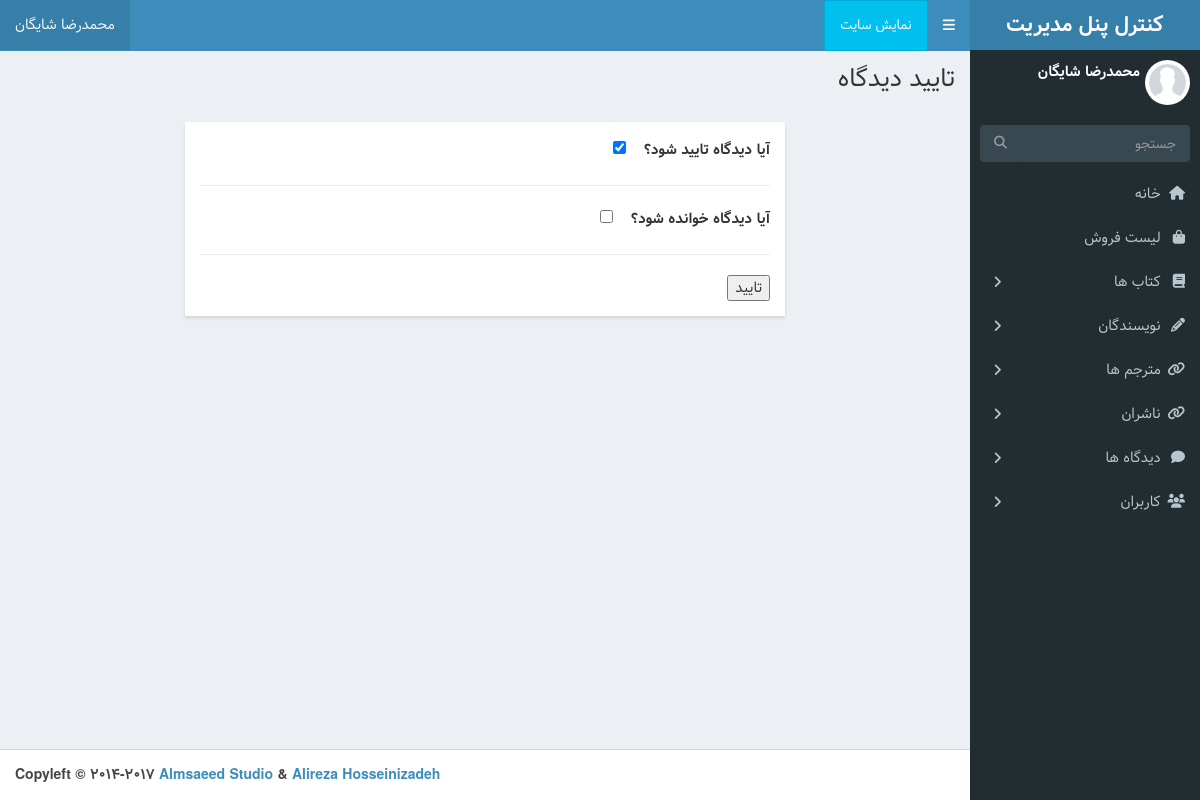
Before: /admin-dashboard/author-comment_active/3 (signed in) with the older database file.
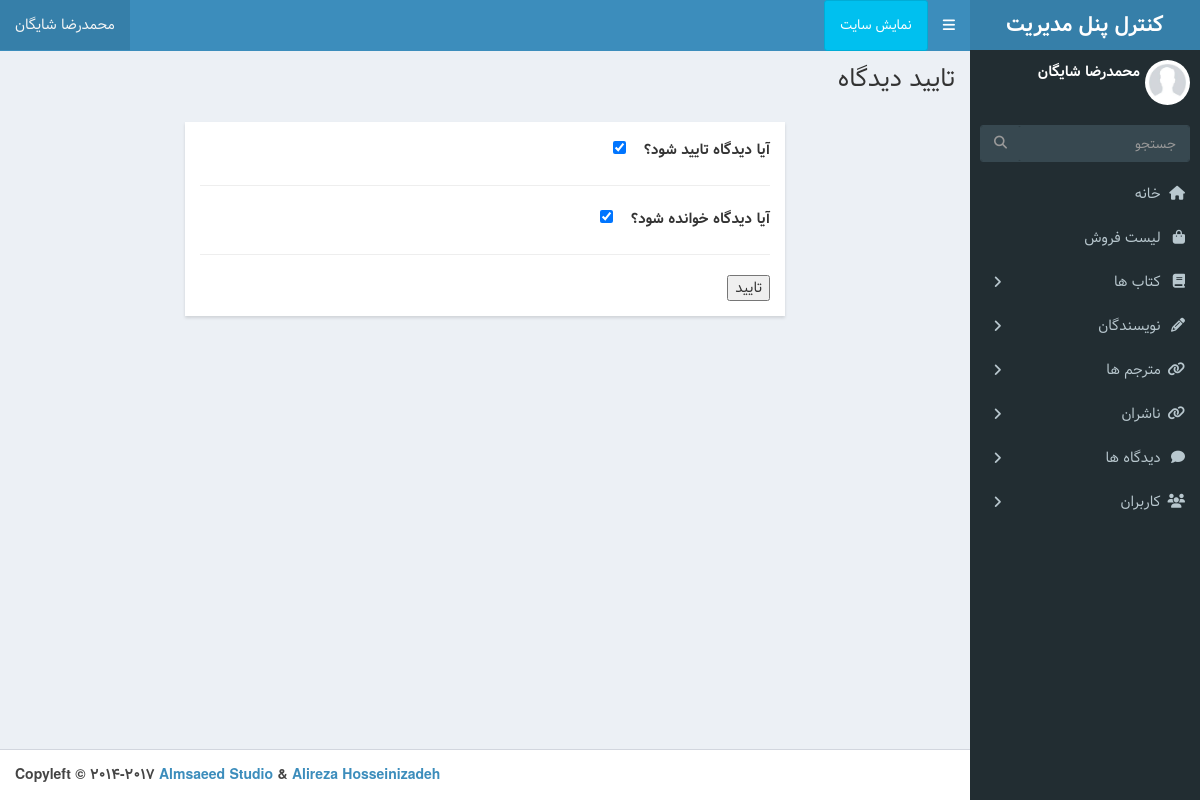
After: the same page with the newer database file.
### book/models.py (models this page shows, shortened)
class AuthorComment(models.Model):
	author = models.ForeignKey(Author,on_delete=models.CASCADE,related_name='comments')
	name = models.CharField(max_length=100)
	email = models.EmailField()
	body = models.TextField()
	created_on = models.DateTimeField(auto_now_add=True)
	active = models.BooleanField(default=False)
	is_read = models.BooleanField(default=False)
	class Meta:
		db_table = 'Author Comment'
		ordering = ['-created_on']
	objects = AuthorCommentManager()

### dashboard/views.py (the view)
# urls.py: path('author-comment_active/<int:pk>', views.AuthorCommentActive.as_view() , name='author_comment_active'),
class AuthorCommentActive(LoginRequiredMixin,DashboardLoginMixin, UpdateView):
    fields = ('active','is_read')
    template_name = 'dashboard/comment_active.html'
    success_url = reverse_lazy ('Dashboard:author-comments_list')
    def get_object(self):
        pk = self.kwargs.get('pk')
        return AuthorComment.objects.get(pk=pk)

### dashboard/mixins.py (called while the page is built)
	def dispatch(self, request, *args, **kwargs):
		if request.user.is_superuser or request.user.is_staff:
			return super().dispatch(request, *args, **kwargs) # type: ignore
		else:
			return HttpResponse ('شما اجازه ی ورود ندارید')

### templates/dashboard/comment_active.html
{% extends 'dashboard/base.html' %}
{% load static %}
{% block title %} تایید دیدگاه  {% endblock %}
{% block main %}
<div class="modal-dialog">
    <div class="modal-content">
        <div class="modal-body">
            <form method="post">{% csrf_token %}
                <label>آیا دیدگاه تایید شود؟ </label> &nbsp&nbsp {{ form.active }}
                <hr>
                <label>آیا دیدگاه خوانده شود؟ </label> &nbsp&nbsp {{ form.is_read }}
                <hr>
                <input type="submit"  value="تایید">
            </form>
        </div>
    </div>
  </div>
{% endblock %}

Changed rows visible on the page:
changed AuthorComment: is_read "☐" → "☑"
